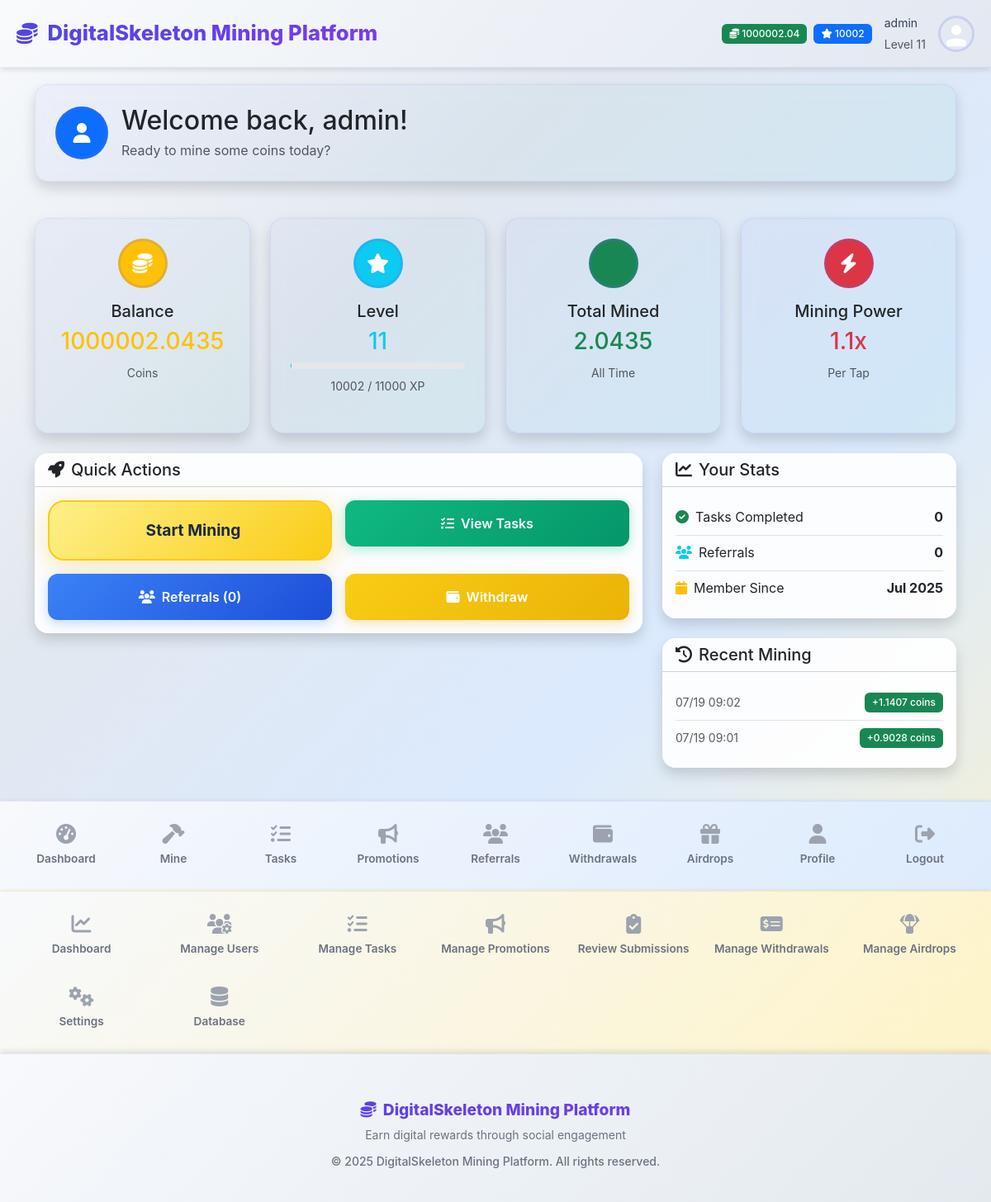
The page /dashboard (signed in) on the database as committed earlier.
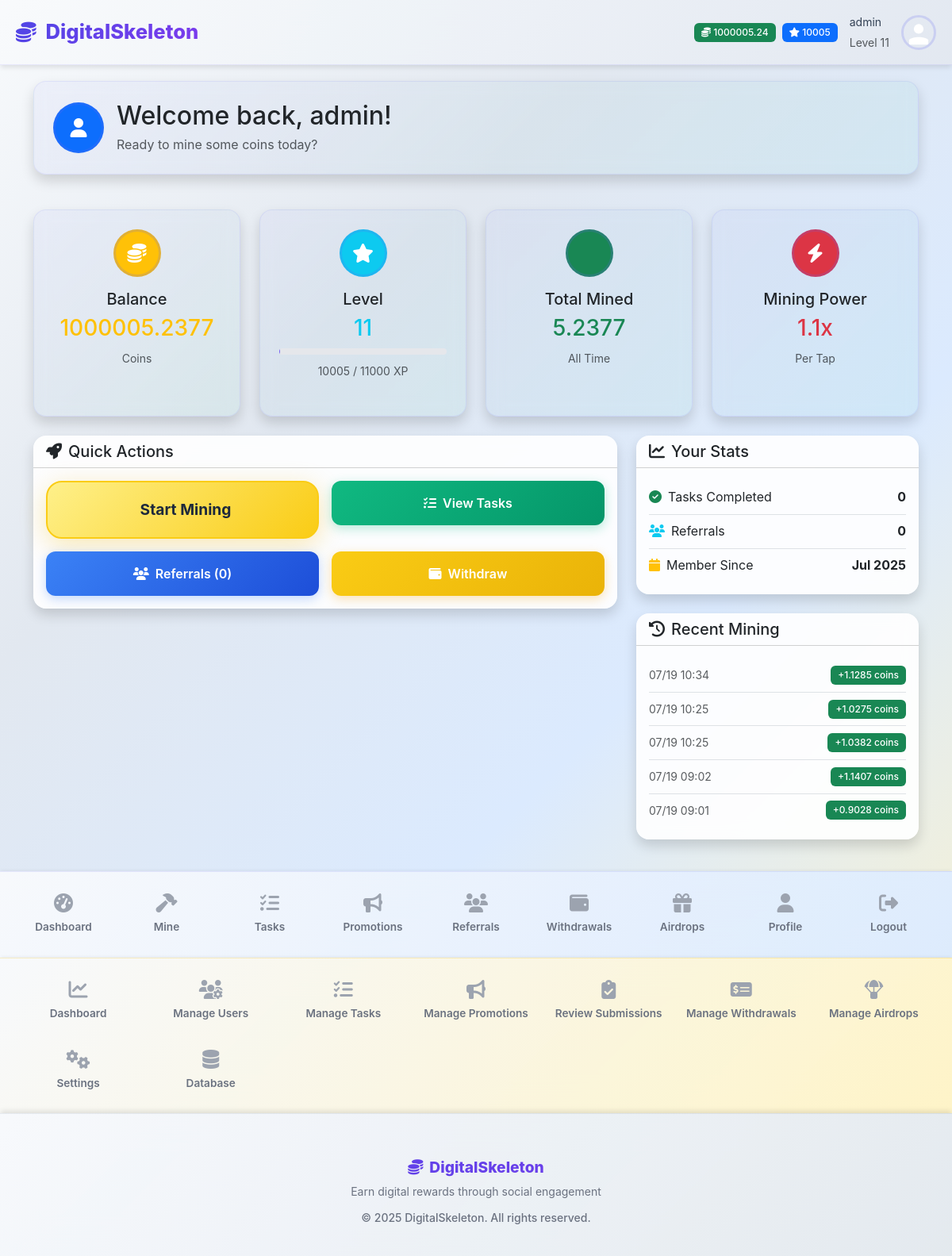
The same page on the database as committed later.
### models/settings.py (models this page shows, shortened)
class AppSettings(db.Model):
    id = db.Column(db.Integer, primary_key=True)
    app_name = db.Column(db.String(100), default='DigitalSkeletonCoin (DSC) Mining Platform')
    app_description = db.Column(db.Text, default='A gamified cryptocurrency mining platform')
    app_logo = db.Column(db.String(200))  # URL or path to logo
    primary_color = db.Column(db.String(7), default='#0d6efd')  # Bootstrap primary
    secondary_color = db.Column(db.String(7), default='#6c757d')  # Bootstrap secondary
    success_color = db.Column(db.String(7), default='#198754')  # Bootstrap success
    warning_color = db.Column(db.String(7), default='#ffc107')  # Bootstrap warning
    danger_color = db.Column(db.String(7), default='#dc3545')  # Bootstrap danger
    smtp_server = db.Column(db.String(100))
    smtp_port = db.Column(db.Integer, default=587)
    smtp_username = db.Column(db.String(100))
    smtp_password = db.Column(db.String(200))
    smtp_use_tls = db.Column(db.Boolean, default=True)
    smtp_from_email = db.Column(db.String(100))
    smtp_from_name = db.Column(db.String(100))
    contact_email = db.Column(db.String(100))
    support_email = db.Column(db.String(100))
    twitter_url = db.Column(db.String(200))
    telegram_url = db.Column(db.String(200))
    discord_url = db.Column(db.String(200))
    maintenance_mode = db.Column(db.Boolean, default=False)
    maintenance_message = db.Column(db.Text)
    max_upload_size = db.Column(db.Integer, default=5)  # MB
    session_timeout = db.Column(db.Integer, default=30)  # days
    updated_by = db.Column(db.Integer, db.ForeignKey('user.id'))
    updated_at = db.Column(db.DateTime, default=datetime.utcnow, onupdate=datetime.utcnow)
    @classmethod
    def get_settings(cls):
        settings = cls.query.first()
        if not settings:
            settings = cls()
            db.session.add(settings)
            db.session.commit()
        return settings

### models/user.py (models this page shows, shortened)
class User(UserMixin, db.Model):
    id = db.Column(db.Integer, primary_key=True)
    username = db.Column(db.String(64), unique=True, nullable=False)
    email = db.Column(db.String(120), unique=True, nullable=False)
    password_hash = db.Column(db.String(256))
    first_name = db.Column(db.String(64))
    last_name = db.Column(db.String(64))
    balance = db.Column(db.Float, default=0.0)
    xp = db.Column(db.Integer, default=0)
    level = db.Column(db.Integer, default=1)
    mining_power = db.Column(db.Float, default=1.0)
    is_active = db.Column(db.Boolean, default=True)
    is_admin = db.Column(db.Boolean, default=False)
    email_verified = db.Column(db.Boolean, default=True)  # Auto-verified, no verification needed
    created_at = db.Column(db.DateTime, default=datetime.utcnow)
    last_login = db.Column(db.DateTime)
    last_mining = db.Column(db.DateTime)
    daily_mission_date = db.Column(db.Date)
    daily_missions_completed = db.Column(db.Integer, default=0)
    referral_code = db.Column(db.String(16), unique=True)
    referred_by = db.Column(db.Integer, db.ForeignKey('user.id'))
    wallet_address = db.Column(db.String(200))
    wallet_type = db.Column(db.String(50))  # 'paypal', 'bank', 'crypto'
    profile_image = db.Column(db.String(255))  # path to profile image
    mining_sessions = db.relationship('MiningSession', backref='user', lazy='dynamic')
    task_completions = db.relationship('TaskCompletion', foreign_keys='TaskCompletion.user_id', backref='user', lazy='dynamic')
    task_reviews = db.relationship('TaskCompletion', foreign_keys='TaskCompletion.reviewed_by', backref='task_reviewer', lazy='dynamic')
    withdrawals = db.relationship('Withdrawal', foreign_keys='Withdrawal.user_id', backref='user', lazy='dynamic')
    withdrawal_reviews = db.relationship('Withdrawal', foreign_keys='Withdrawal.reviewed_by', backref='withdrawal_reviewer', lazy='dynamic')
    airdrop_participations = db.relationship('AirdropParticipation', backref='user', lazy='dynamic')
    def get_profile_image_url(self):
        if self.profile_image:
            if self.profile_image.startswith('default-avatar-'):
                return f"/static/images/{self.profile_image}"
            else:
                return f"/static/uploads/profiles/{self.profile_image}"
        return "/static/images/default-avatar.svg"
    @property
    def profile_image_url(self):
        return self.get_profile_image_url()
    @property
    def xp_for_next_level(self):
        return self.level * 1000
    @property
    def xp_progress(self):
        current_level_xp = (self.level - 1) * 1000
        next_level_xp = self.level * 1000
        progress_xp = self.xp - current_level_xp
        total_xp_needed = next_level_xp - current_level_xp
        return (progress_xp / total_xp_needed) * 100 if total_xp_needed > 0 else 0

### models/mining.py (models this page shows, shortened)
class MiningSession(db.Model):
    id = db.Column(db.Integer, primary_key=True)
    user_id = db.Column(db.Integer, db.ForeignKey('user.id'), nullable=False)
    clicks = db.Column(db.Integer, default=1)
    coins_earned = db.Column(db.Float, nullable=False)
    xp_earned = db.Column(db.Integer, default=1)
    session_duration = db.Column(db.Float)  # in seconds
    ip_address = db.Column(db.String(45))
    user_agent = db.Column(db.String(255))
    created_at = db.Column(db.DateTime, default=datetime.utcnow)

### app.py (the view)
@app.route('/dashboard')
@login_required
def dashboard():
    from models.user import User
    from models.mining import MiningSession
    from models.task import Task, TaskCompletion
    from models.referral import Referral
    from sqlalchemy import func
    total_mined = db.session.query(func.sum(MiningSession.coins_earned)).filter_by(user_id=current_user.id).scalar() or 0
    completed_tasks = TaskCompletion.query.filter_by(user_id=current_user.id, status='approved').count()
    referral_count = Referral.query.filter_by(referrer_id=current_user.id).count()
    recent_mining = MiningSession.query.filter_by(user_id=current_user.id).order_by(MiningSession.created_at.desc()).limit(5).all()
    completed_task_ids = [tc.task_id for tc in TaskCompletion.query.filter_by(user_id=current_user.id).all()]
    available_tasks = Task.query.filter(~Task.id.in_(completed_task_ids), Task.is_active == True).limit(3).all()
    if current_user.is_admin:
        recent_task_completions = TaskCompletion.query.order_by(TaskCompletion.submitted_at.desc()).limit(5).all()
    else:
        recent_task_completions = TaskCompletion.query.filter_by(user_id=current_user.id).order_by(TaskCompletion.submitted_at.desc()).limit(5).all()
    return render_template('dashboard.html',
                           total_mined=total_mined,
                           completed_tasks=completed_tasks,
                           referral_count=referral_count,
                           recent_mining=recent_mining,
                           available_tasks=available_tasks,
                           recent_task_completions=recent_task_completions)

### app.py (called while the page is built)
@login_manager.user_loader
def load_user(user_id):
    from models.user import User
    return User.query.get(int(user_id))

@app.before_request
def check_maintenance_mode():
    from flask import current_app
    from models.settings import AppSettings
    if request.endpoint and request.endpoint.startswith('static'):
        return
    if request.endpoint in ['auth.login', 'auth.logout']:
        return
    if request.endpoint and request.endpoint.startswith('admin.') and current_user.is_authenticated and current_user.is_admin:
        return
    try:
        settings = AppSettings.get_settings()
        if settings.maintenance_mode:
            if current_user.is_authenticated and current_user.is_admin:
                return
            return render_template('maintenance.html', message=settings.maintenance_message or "Platform under maintenance."), 503
    except Exception as e:
        current_app.logger.error(f"Error checking maintenance mode: {str(e)}")
        return

@app.context_processor
def inject_app_settings():
    from models.settings import AppSettings
    return dict(app_settings=AppSettings.get_settings())

### templates/dashboard.html (shortened to what the changed rows need)
{% extends "base.html" %}
{% block content %}
<div class="container">
    <div class="row mb-4">
        <div class="col-12">
            <div class="card border-0 shadow card-gradient">
                <div class="card-body p-4">
                    <div class="d-flex align-items-center">
                        <div>
                            <h2 class="mb-1">Welcome back, {{ current_user.first_name or current_user.username }}!</h2>
                            <p class="text-muted mb-0">Ready to mine some coins today?</p>
                        </div>
                    </div>
                </div>
            </div>
        </div>
    </div>
    <div class="row g-4 mb-4">
        <div class="col-lg-3 col-md-6">
            <div class="card border-0 shadow h-100 card-gradient">
                <div class="card-body text-center p-4">
                    <div class="bg-warning rounded-circle d-flex align-items-center justify-content-center mx-auto mb-3" style="width: 60px; height: 60px;">
                        <i class="fas fa-coins text-white" style="font-size: 1.5rem;"></i>
                    </div>
                    <h5 class="card-title">Balance</h5>
                    <h3 class="text-warning mb-2">{{ "%.4f"|format(current_user.balance) }}</h3>
                    <small class="text-muted">Coins</small>
                </div>
            </div>
        </div>
        <div class="col-lg-3 col-md-6">
            <div class="card border-0 shadow h-100 card-gradient">
                <div class="card-body text-center p-4">
                    <div class="bg-info rounded-circle d-flex align-items-center justify-content-center mx-auto mb-3" style="width: 60px; height: 60px;">
                        <i class="fas fa-star text-white" style="font-size: 1.5rem;"></i>
                    </div>
                    <h5 class="card-title">Level</h5>
                    <h3 class="text-info mb-2">{{ current_user.level }}</h3>
                    <div class="progress mt-2 mb-2" style="height: 8px;">
                    </div>
                    <small class="text-muted">{{ current_user.xp }} / {{ current_user.xp_for_next_level }} XP</small>
                </div>
            </div>
        </div>
        <div class="col-lg-3 col-md-6">
            <div class="card border-0 shadow h-100 card-gradient">
                <div class="card-body text-center p-4">
                    <div class="bg-success rounded-circle d-flex align-items-center justify-content-center mx-auto mb-3" style="width: 60px; height: 60px;">
                    </div>
                    <h5 class="card-title">Total Mined</h5>
                    <h3 class="text-success mb-2">{{ "%.4f"|format(total_mined) }}</h3>
                    <small class="text-muted">All Time</small>
                </div>
            </div>
        </div>
        <div class="col-lg-3 col-md-6">
            <div class="card border-0 shadow h-100 card-gradient">
                <div class="card-body text-center p-4">
                    <div class="bg-danger rounded-circle d-flex align-items-center justify-content-center mx-auto mb-3" style="width: 60px; height: 60px;">
                        <i class="fas fa-bolt text-white" style="font-size: 1.5rem;"></i>
                    </div>
                    <h5 class="card-title">Mining Power</h5>
                    <h3 class="text-danger mb-2">{{ "%.1f"|format(current_user.mining_power) }}x</h3>
                    <small class="text-muted">Per Tap</small>
                </div>
            </div>
        </div>
    </div>
    <div class="row g-4">
        <div class="col-lg-4">
            <div class="card border-0 shadow mb-4">
                <div class="card-body">
                    <div class="d-flex justify-content-between align-items-center py-2">
                        <span><i class="fas fa-calendar text-warning me-2"></i>Member Since</span>
                        <span class="fw-bold">{{ current_user.created_at.strftime('%b %Y') }}</span>
                    </div>
                </div>
            </div>
            {% if recent_mining %}
            <div class="card border-0 shadow">
                <div class="card-body">
                    {% for session in recent_mining %}
                    <div class="d-flex justify-content-between align-items-center py-2 {% if not loop.last %}border-bottom{% endif %}">
                        <div>
                            <small class="text-muted">{{ session.created_at.strftime('%m/%d %H:%M') }}</small>
                        </div>
                        <span class="badge bg-success">
                            +{{ "%.4f"|format(session.coins_earned) }} coins
                        </span>
                    </div>
                    {% endfor %}
                </div>
            </div>
            {% endif %}
        </div>
    </div>
</div>
{% endblock %}

### templates/base.html (shortened to what the changed rows need)
<!DOCTYPE html>
<html lang="en" data-bs-theme="light">
<head>
    <link href="https://cdn.jsdelivr.net/npm/bootstrap@5.3.0/dist/css/bootstrap.min.css" rel="stylesheet">
    <link rel="stylesheet" href="https://cdnjs.cloudflare.com/ajax/libs/font-awesome/6.4.0/css/all.min.css">
    <link rel="stylesheet" href="{{ url_for('static', filename='css/style.css') }}">
</head>
<body>
    <header class="app-header">
        <a href="{{ url_for('index') }}" class="brand">
            <i class="fas fa-coins"></i>
            {{ app_settings.app_name }}
        </a>
        {% if current_user.is_authenticated %}
        <div class="user-info">
            <div class="d-flex align-items-center gap-2">
                <span class="badge bg-success">
                    <i class="fas fa-coins"></i> {{ "%.2f"|format(current_user.balance) }}
                </span>
                <span class="badge bg-primary">
                    <i class="fas fa-star"></i> {{ current_user.xp }}
                </span>
            </div>
            <div class="username d-none d-md-block">
                <small>{{ current_user.username }}</small><br>
                <small class="text-muted">Level {{ current_user.level }}</small>
            </div>
            <img src="{{ current_user.profile_image_url }}"
                 alt="Profile" class="user-avatar">
        </div>
        {% endif %}
    </header>
    <main class="main-content">
        <div class="container-fluid">
            {% block content %}{% endblock %}
        </div>
    </main>
    <footer class="app-footer">
        <div class="container text-center py-3">
            <h6 class="text-primary mb-2">
                <i class="fas fa-coins me-2"></i>{{ app_settings.app_name }}
            </h6>
            <p class="text-muted small mb-2">
                Earn digital rewards through social engagement
            </p>
            <small class="text-muted">
                &copy; 2025 {{ app_settings.app_name }}. All rights reserved.
            </small>
        </div>
    </footer>
</body>
</html>

Rows that differ between the two databases and show on the page:
changed AppSettings: app_name "DigitalSkeleton Mining Platform" → "DigitalSkeleton"
changed User "admin": balance "1000002.04" → "1000005.24"; xp "10002" → "10005"; balance "1000002.0435" → "1000005.2377"
added MiningSession: created_at "07/19 10:34", coins_earned "1.1285"
added MiningSession: created_at "07/19 10:25", coins_earned "1.0275"
added MiningSession: created_at "07/19 10:25", coins_earned "1.0382"
Other text that changed with them:
{{ "%.4f"|format(total_mined) }}: "2.0435" → "5.2377"
